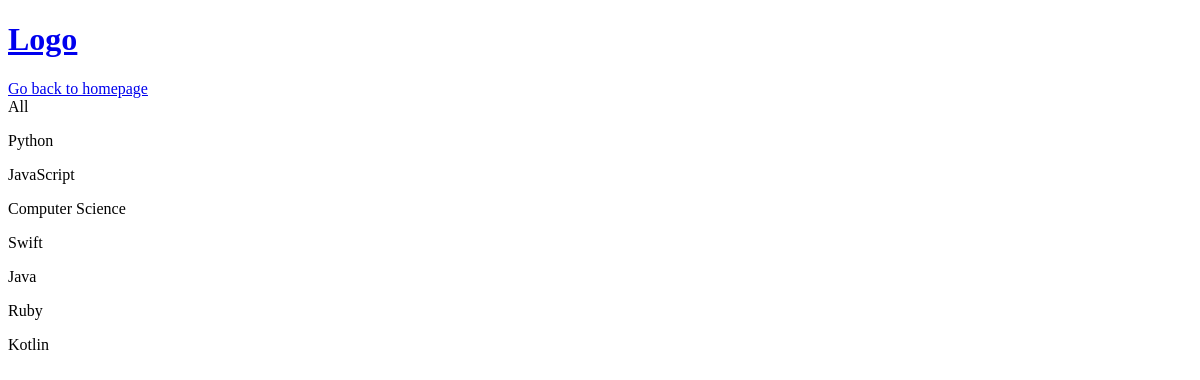
/user_profile/3 (signed in), run on an earlier commit of the app's database.
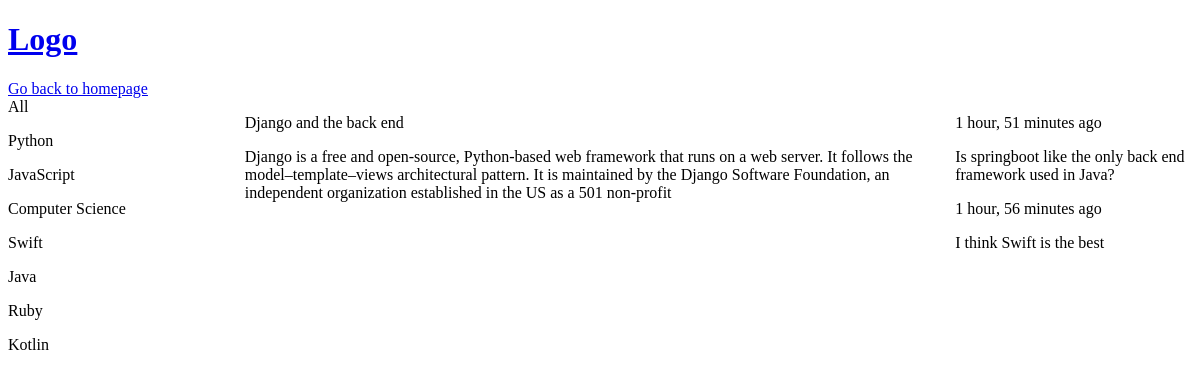
And on a later commit of the database.
### room/models.py (models this page shows, shortened)
class Topic(models.Model):
    name = models.CharField(max_length=200)

class Room(models.Model):
    name = models.CharField(max_length=200)
    topic = models.ForeignKey(Topic, on_delete=models.SET_NULL, null=True)
    details = models.TextField(blank=True, null=True)
    creator = models.ForeignKey(User, on_delete=models.CASCADE)
    participants = models.ManyToManyField(User, related_name="participants", blank=True)
    created = models.DateTimeField(auto_now_add=True)
    updated = models.DateTimeField(auto_now=True)
    class Meta:
        ordering = ["-updated", "-created"]

class Comment(models.Model):
    author = models.ForeignKey(User, on_delete=models.CASCADE)
    content = models.TextField(blank=True, null=True)
    room = models.ForeignKey(Room, on_delete=models.CASCADE)
    created = models.DateTimeField(auto_now_add=True)
    updated = models.DateTimeField(auto_now=True)
    class Meta:
        ordering = ["-updated", "-created"]

### room/views.py (the view)
# urls.py: path("user_profile/<int:pk>", views.user_profile, name="user_profile"),
@login_required(login_url="user_login")
def user_profile(request, pk):
    context = {
        "topics": Topic.objects.all(),
        "rooms": User.objects.get(id=pk).room_set.all(),
        "comments": User.objects.get(id=pk).comment_set.all(),
    }
    return render(request, "user_profile.html", context)

### room/templates/user_profile.html (shortened to what this page needs)
{% extends 'main.html' %}
{% block content %}
<a href="{% url 'homepage' %}">Go back to homepage</a>
<div class="profile_div">
    <div>
        <a>All</a>
        {% for topic in topics %}
        <p><a>{{ topic.name }}</a></p>
        {% endfor %}
    </div>
    <div>
        {% for room in rooms %}
        <p>{{ room.name }}</p>
        <p>{{ room.details }}</p>
        {% endfor %}
    </div>
    <div>
       {% for comment in comments %}
        <p>{{ comment.updated|timesince }} ago</p>
        <p>{{ comment.content }}</p>
        {% endfor %}
    </div>
</div>
{% endblock %}

What changed in the data, as far as the page shows it:
added Room: name "Django and the back end", details "Django is a free and open-source, Python-based web framework that runs on a web server. It follows the model–template–views architectural pattern. It is maintained by the Django Software Foundation, an independent organization established in the US as a 501 non-profit"
added Comment: updated "1 hour, 51 minutes", content "Is springboot like the only back end framework used in Java?"
added Comment: updated "1 hour, 56 minutes", content "I think Swift is the best"
